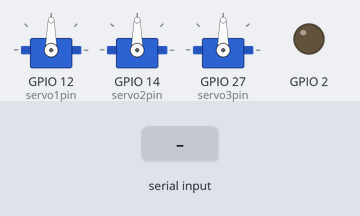
This program was run on a simulated ESP32. Parts: 3 × servo, output pins drawn as LEDs (lit = HIGH). Inputs (shaded band) come from the test bench. What the program prints to the serial monitor is not drawn.

Above: at 1.2 s.
1.3 s: "90,45,200\n" received over Serial
At 2.5 s:
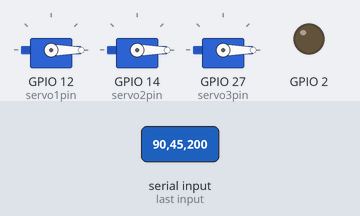
Timing chart, 0 to 4.3 s (numbered marks = the images above; inputs shaded):
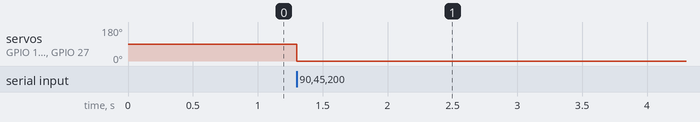

Measured:
- after the input at 1.3 s, servo on GPIO 12 (servo1pin), servo on GPIO 14 (servo2pin), servo on GPIO 27 (servo3pin): 90° → 0° at once

The program:

main.cpp
```cpp
//Barett hand  by Julian Guzman

#include <Arduino.h>        //library to use arduino ide  for programing platform
#include <ESP32Servo.h>		//library for ESP32 to use servos with PWM
#include "AX12A.h"			//open source library for arduino to use servo AX12A(uses a serial protocol)

//creat 3 servo objects for the pwm servos
Servo servo1;
Servo servo2;
Servo servo3;

int servo1pin = 12;
int servo2pin = 14;
int servo3pin = 27;

// assign the pins for the set up of AX-12

#define DirectionPin 	(2u) 		// pin for the switch of thr tri buffer
#define BaudRate  		(9600ul)    // baudarate
#define ID				(254u)		//every AX-12 has an ID form 0 to 253 (this value can change ussingf funtions from the library) the value 254 forces every servo to follow the comand


#define RXD2 16			//comunication pins  for serialport 2
#define TXD2 17
#define GPS_BAUD 9600

HardwareSerial gpsSerial(2); //seting up serial cominication channel 2 (RX2 TX2)

// object name hand which has the psition of the 3 fingers and the thumb
class hand
{
public:
 int posd1 ;
 int posd2 ;
 int posd3 ;
 int posP ;

};


// funtion that returns a object hand and recieved a string as and input
// this funtion breaks  teh input mesage into  4 numbers (3 position of the fingers 1 the thumb position)
// expected input should look like  A**B**C**P** (A90B90C90P) A, B & C rpresent the fingers and P the thumb
//fingers range 150 -70 thumb  810 - 210 (0 - 180)

hand separateData( String mess){
	int c1 = 0;
	int c2 = 0;
	int c3 = 0;
	int c4 = 0;

	int a = 0;
	int b = 0;
	String letter[4];
	hand r;

	for (int i = 0; i <= mess.length() ; i++){
		if(mess[i]=='A'){
			c1=i;
			//Serial.println(i);
		}
		if(mess[i]=='B'){
			c2=i;
			//Serial.println(i);
		}
		if(mess[i]=='C'){
			c3=i;
			//Serial.println(i);
		}
		if(mess[i]=='P'){
			c4=i;
			//Serial.println(i);
		}
	}

	for(int y=0; y<4; y++){
	switch (y)
	{
	case 0:
		a=c1+1;
		b=c2-1;
		break;

	case 1:
		a=c2+1;
		b=c3-1;
		break;

	case 2:
		a=c3+1;
		b=c4-1;
		break;

	case 3:
		a=c4+1;
		b=mess.length();
		break;
	default:
		break;
	}

	for(int u = a; u<=b; u++){
		letter[y]+=mess[u];
	}

	}

	r.posd1=letter[0].toInt();
	r.posd2=letter[1].toInt();
	r.posd3=letter[2].toInt();
	r.posP=letter[3].toInt();

	return r;

	}


hand handone ; //object that represents the hand

String buff ="";
String receivedMessage = "";  // Variable to store the complete message
char incomingChar ;


void setup()
{
 Serial.begin(9600); // serial comunication with serialport 1 (pc <--> microcontroler )

 gpsSerial.begin(GPS_BAUD, SERIAL_8N1, RXD2, TXD2); // set up serial port 2 (microcontroler <--> AX-12)
 ax12a.begin(BaudRate, DirectionPin, &gpsSerial);   // set up servo AX-12

 // set up pwm servos
 servo1.attach(servo1pin);
 servo2.attach(servo2pin);
 servo3.attach(servo3pin);

 Serial.println("ESP32 is ready");
}

void loop() {


  // Check if data is available in the Serial buffer
  while (Serial.available()) {
	incomingChar = Serial.read();  // Read each character from the buffer

    if (incomingChar == '\n') {  // Check if the user pressed Enter (new line character)

	 handone = separateData(receivedMessage); //separet the message

	 servo1.write(handone.posd1); // m ove avery servo to the position mention in the message
	 servo2.write(handone.posd2);
	 servo3.write(handone.posd3);
	 ax12a.move(ID, handone.posP);


      // Clear the message buffer for the next input
      receivedMessage = "";
    }
	else {
      // Append the character to the message string
      receivedMessage += incomingChar;
    }
  }

}
```
